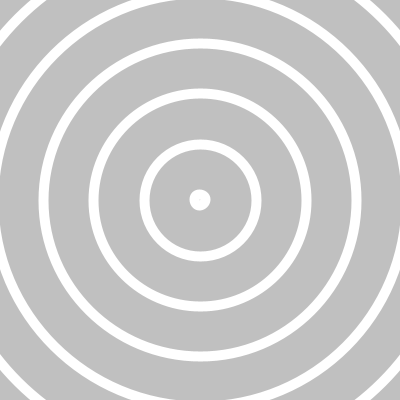
Frame 1 (no input)
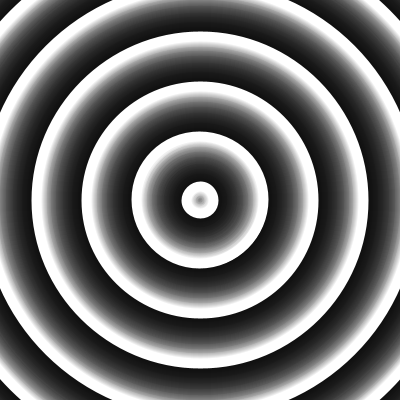
Frame 60 (the mouse pressed at the canvas centre just before this capture)
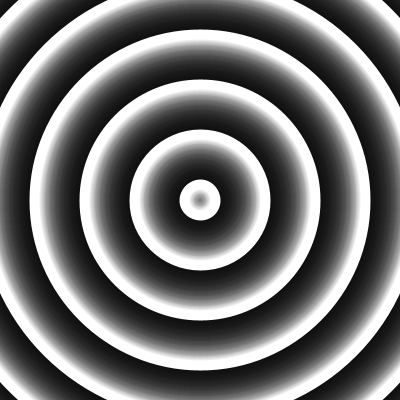
Frame 120 (the mouse held since frame 60 and released just before this capture)

The Processing sketch that drew these frames (run headless with seeded random() and noise(); from frame 60 on, the mouse is pressed at the canvas centre):

// Processing sketch: processing_138771
// ── processing_138771.pde

/*
    Andor Salga
    March 2014
    Idea based on '0th dimension'
    
    Changed code to avoid using any state other than using millis()
*/
final int NumLines = 10;

void setup(){
  size(400, 400);
  stroke(255);
  strokeWeight(10);
}

void draw(){
  fill(0,15);
  // offset rect rather than calling noStroke()
  rect(-10,-10, width+20, height+20);
  
  noFill();
  for(int i = 0; i < NumLines; i++){
    float s = (millis()/1000.0 + i) % NumLines;
    ellipse(width/2, height/2, s * 100, s * 100);
  }
}
